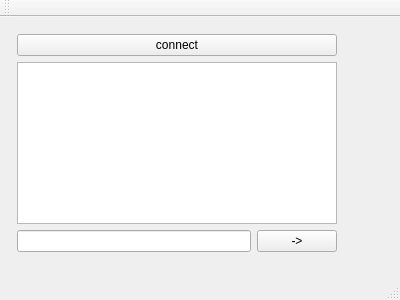
<?xml version="1.0" encoding="UTF-8"?>
<ui version="4.0">
 <class>MainWindow</class>
 <widget class="QMainWindow" name="MainWindow">
  <property name="geometry">
   <rect>
    <x>0</x>
    <y>0</y>
    <width>400</width>
    <height>300</height>
   </rect>
  </property>
  <property name="windowTitle">
   <string>MainWindow</string>
  </property>
  <widget class="QWidget" name="centralWidget">
   <widget class="QWidget" name="">
    <property name="geometry">
     <rect>
      <x>6</x>
      <y>6</y>
      <width>342</width>
      <height>240</height>
     </rect>
    </property>
    <layout class="QGridLayout" name="gridLayout">
     <item row="2" column="0">
      <widget class="QLineEdit" name="lineEdit"/>
     </item>
     <item row="2" column="1">
      <widget class="QPushButton" name="pushButton_2">
       <property name="text">
        <string>-&gt;</string>
       </property>
      </widget>
     </item>
     <item row="1" column="0" colspan="2">
      <widget class="QTextBrowser" name="textBrowser"/>
     </item>
     <item row="0" column="0" colspan="2">
      <widget class="QPushButton" name="pushButton">
       <property name="text">
        <string>connect</string>
       </property>
      </widget>
     </item>
    </layout>
   </widget>
  </widget>
  <widget class="QMenuBar" name="menuBar">
   <property name="geometry">
    <rect>
     <x>0</x>
     <y>0</y>
     <width>400</width>
     <height>17</height>
    </rect>
   </property>
  </widget>
  <widget class="QToolBar" name="mainToolBar">
   <attribute name="toolBarArea">
    <enum>TopToolBarArea</enum>
   </attribute>
   <attribute name="toolBarBreak">
    <bool>false</bool>
   </attribute>
  </widget>
  <widget class="QStatusBar" name="statusBar"/>
 </widget>
 <layoutdefault spacing="6" margin="11"/>
 <resources/>
 <connections/>
</ui>
